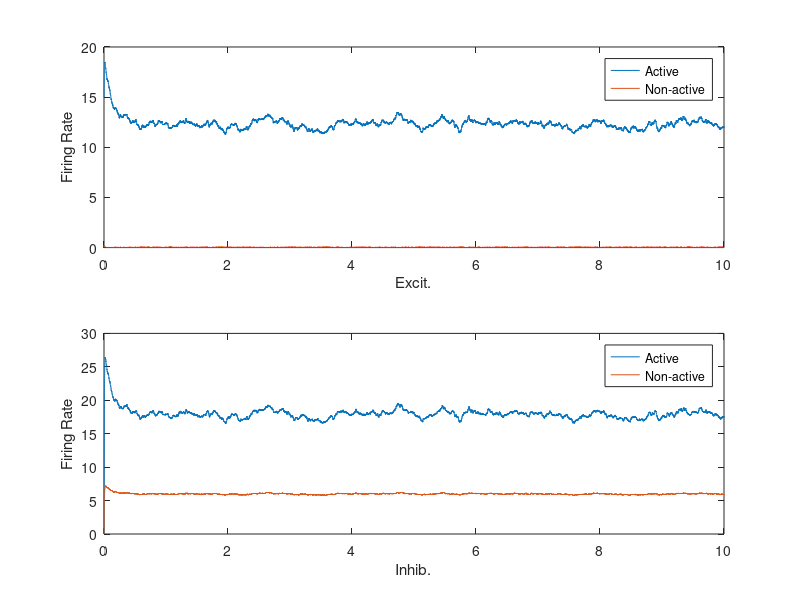

Here is the MATLAB script that generated this plot: (Note: this script raises an error after producing the figure.)
% Network with N total inhibition-stabilized excitatory-inhibitory units. 
% M of those pairs we attempt to make "active", and N-M pairs we try to 
% suppress.

%In particular, this simulation displays bistability within a single 
%unit given a quadratic firing rate equation for the inhibitory units

%No WEIX cross connection
%No WIEX cross connection
%nonlinear inhibitory unit Firing rate
%linear excitatory unit Firing rate

clear
N = 2;              %Total excitatory-inhibitory firing rate unit pairs
M = 1;              %Total number of active excitatory-inhibitory firing rate unit pairs           

dt = 0.0001;        %Time step for simulation
tmax = 10;          %Duration of simulation
t = 0:dt:tmax;      %Simulation time vector
Nt = length(t);

taue = 0.010;       %Time constant for excitatory cells
taui = 0.010;       %Time constant for Inhibitory cells

Wee0 = 1.5;         %Excit.-Excit. connection strength
Wie0 = -0.4;        %Inhib.-Excit. connection strength
Wei0 = 2.5;         %Excit-Excit connection strength
Weix = 0.5;           %Excit.-Inhibitory Cross connection strength
Wiex = 0;
Wii0 = -1;          %Inhib-Inhib connection strength

I0e = 1;            %Excit. applied current
I0i = 17;           %Inhib. applied current

alpha_e = 1;        %Gain of excit. cells
alpha_i = 0.02;     %Gain of inhib. cells

%Connection Matricies
Wee = Wee0*eye(N);
Wie = (Wie0-Wiex)*eye(N) + Wiex*ones(N);
Wei = (Wei0-Weix)*eye(N) + Weix*ones(N);
Wii = Wii0*eye(N);

%Current Matricies
Ie = I0e*ones(N,1);
Ii = I0i*ones(N,1);

Wie_tilde = (-Wie0)/(1-Wii0);
I0i_tilde = I0i*Wie_tilde;
off_stable = Wee0 - 1 - Wie_tilde*(Wei0-Weix);
disp(off_stable)

%Rate Matricies
re = zeros(N,Nt);
ri = zeros(N,Nt);
re(1:M,1) = 15;
ri(1:M,1) = 0;

sigman = 0.01/sqrt(dt);

%simulation
for i = 2:Nt
    Ie_tot = (Wee*re(:,i-1)+ Wie*ri(:,i-1) + Ie + sigman*randn(N,1));
    Ie_tot = max(Ie_tot,0);
    re(:,i) = re(:,i-1) + dt*(-eye(N)*re(:,i-1) + alpha_e*Ie_tot )/taue;
    Ii_tot = (Wei*re(:,i-1) + Wii*ri(:,i-1) + Ii + sigman*randn(N,1));
    Ii_tot = max(Ii_tot,0);
    ri(:,i) = ri(:,i-1) + dt*(-eye(N)*ri(:,i-1)+alpha_i*Ii_tot.^2 )/taui;
    
    re(:,i) = max(re(:,i),0);
    ri(:,i) = max(ri(:,i),0);
end

figure(1)
clf
subplot(2,1,1)
plot(t,re), legend("Active","Non-active"), xlabel("Excit."), ylabel("Firing Rate")
subplot(2,1,2)
plot(t,ri), legend("Active","Non-active"), xlabel("Inhib."), ylabel("Firing Rate")


% add all subfolders of current directory into matlab session search
current_path = pwd;
addpath(genpath(current_path))

disp(is_bistable(N, re(:,ceil(1/dt:end)),ri(:,ceil(1/dt:end))))
